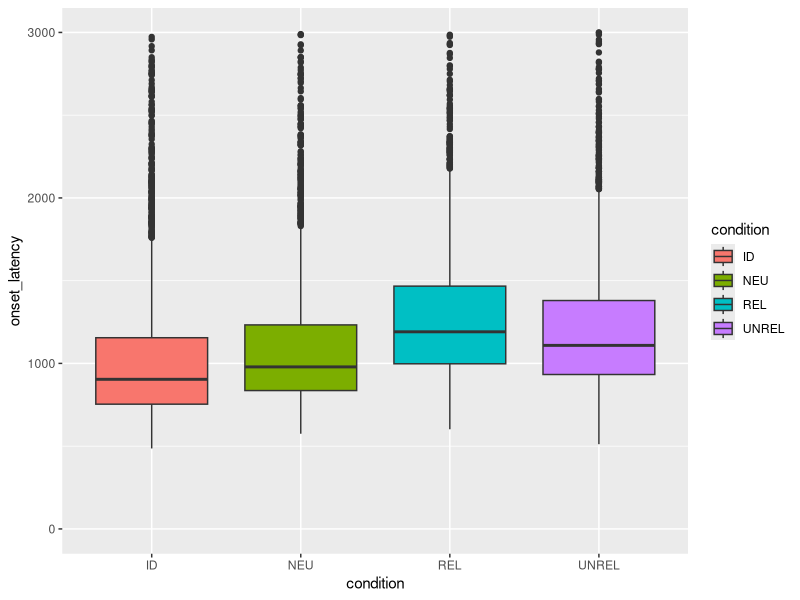

The R source for this figure:
## ---- chunk 1
knitr::opts_chunk$set(echo = TRUE)
## ---- chunk 2
library(tidyverse)

df <- read_csv("data/fluent_trials_e1.csv")
head(df)

ggplot(df,aes(x=condition,y=onset_latency,fill=condition)) +
  geom_boxplot() +
  ylim(0,3000)

